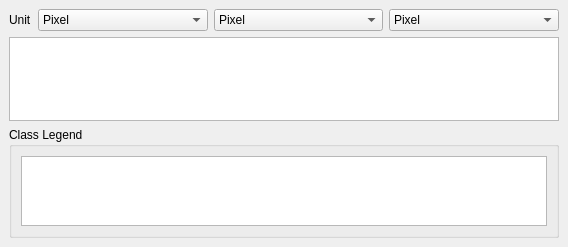
<?xml version="1.0" encoding="UTF-8"?>
<ui version="4.0">
 <class>MainWindow</class>
 <widget class="QMainWindow" name="MainWindow">
  <property name="geometry">
   <rect>
    <x>0</x>
    <y>0</y>
    <width>568</width>
    <height>247</height>
   </rect>
  </property>
  <property name="windowTitle">
   <string>Classification Statistics</string>
  </property>
  <widget class="QWidget" name="centralwidget">
   <layout class="QVBoxLayout" name="verticalLayout" stretch="0,2,1">
    <item>
     <layout class="QHBoxLayout" name="horizontalLayout" stretch="0,1,1,1">
      <property name="topMargin">
       <number>0</number>
      </property>
      <item>
       <widget class="QLabel" name="label">
        <property name="text">
         <string>Unit</string>
        </property>
       </widget>
      </item>
      <item>
       <widget class="QComboBox" name="mUnitUnknown">
        <item>
         <property name="text">
          <string>Pixel</string>
         </property>
        </item>
        <item>
         <property name="text">
          <string>Percentage</string>
         </property>
        </item>
       </widget>
      </item>
      <item>
       <widget class="QComboBox" name="mUnitStandard">
        <item>
         <property name="text">
          <string>Pixel</string>
         </property>
        </item>
        <item>
         <property name="text">
          <string>Percentage</string>
         </property>
        </item>
        <item>
         <property name="text">
          <string>Square Meters</string>
         </property>
        </item>
        <item>
         <property name="text">
          <string>Hectares</string>
         </property>
        </item>
        <item>
         <property name="text">
          <string>Square Kilometers</string>
         </property>
        </item>
        <item>
         <property name="text">
          <string>Square Feet</string>
         </property>
        </item>
        <item>
         <property name="text">
          <string>Square Yards</string>
         </property>
        </item>
        <item>
         <property name="text">
          <string>Acres</string>
         </property>
        </item>
        <item>
         <property name="text">
          <string>Square Miles</string>
         </property>
        </item>
       </widget>
      </item>
      <item>
       <widget class="QComboBox" name="mUnitGeographic">
        <item>
         <property name="text">
          <string>Pixel</string>
         </property>
        </item>
        <item>
         <property name="text">
          <string>Percentage</string>
         </property>
        </item>
        <item>
         <property name="text">
          <string>Square Degrees </string>
         </property>
        </item>
       </widget>
      </item>
     </layout>
    </item>
    <item>
     <widget class="PlotWidget" name="mPlot">
      <property name="minimumSize">
       <size>
        <width>0</width>
        <height>50</height>
       </size>
      </property>
     </widget>
    </item>
    <item>
     <widget class="QgsCollapsibleGroupBox" name="mGroupBox">
      <property name="title">
       <string>Class Legend</string>
      </property>
      <property name="collapsed">
       <bool>false</bool>
      </property>
      <property name="saveCollapsedState">
       <bool>false</bool>
      </property>
      <layout class="QVBoxLayout" name="verticalLayout_2">
       <item>
        <widget class="QPlainTextEdit" name="mLegend"/>
       </item>
      </layout>
     </widget>
    </item>
   </layout>
  </widget>
 </widget>
 <customwidgets>
  <customwidget>
   <class>QgsCollapsibleGroupBox</class>
   <extends>QGroupBox</extends>
   <header>qgscollapsiblegroupbox.h</header>
   <container>1</container>
  </customwidget>
  <customwidget>
   <class>PlotWidget</class>
   <extends>QGraphicsView</extends>
   <header>enmapboxapplications.imagestatistics.core</header>
  </customwidget>
 </customwidgets>
 <resources/>
 <connections/>
</ui>
